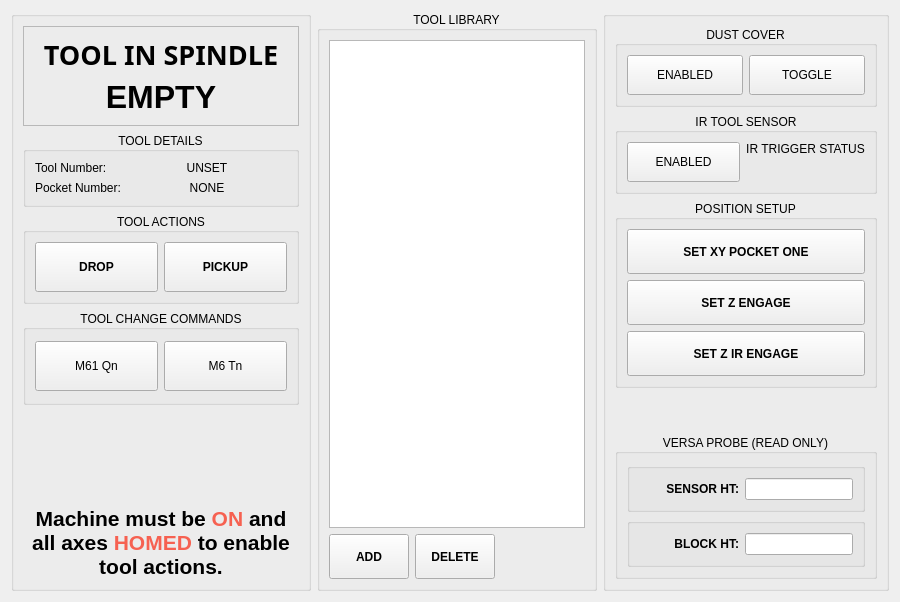
      <widget class="QWidget" name="tabToolChanger">
       <attribute name="title">
        <string>Tool Changer</string>
       </attribute>
       <layout class="QHBoxLayout" name="horizontalLayout">
        <item>
         <widget class="QGroupBox" name="gbToolStatus">
          <property name="sizePolicy">
           <sizepolicy hsizetype="Preferred" vsizetype="Preferred">
            <horstretch>0</horstretch>
            <verstretch>0</verstretch>
           </sizepolicy>
          </property>
          <property name="minimumSize">
           <size>
            <width>260</width>
            <height>0</height>
           </size>
          </property>
          <property name="maximumSize">
           <size>
            <width>300</width>
            <height>16777215</height>
           </size>
          </property>
          <property name="title">
           <string/>
          </property>
          <property name="alignment">
           <set>Qt::AlignCenter</set>
          </property>
          <layout class="QVBoxLayout" name="verticalLayout">
           <item>
            <widget class="QFrame" name="frameCurrentTool">
             <property name="sizePolicy">
              <sizepolicy hsizetype="Preferred" vsizetype="MinimumExpanding">
               <horstretch>0</horstretch>
               <verstretch>0</verstretch>
              </sizepolicy>
             </property>
             <property name="minimumSize">
              <size>
               <width>0</width>
               <height>100</height>
              </size>
             </property>
             <property name="font">
              <font>
               <pointsize>50</pointsize>
              </font>
             </property>
             <property name="frameShape">
              <enum>QFrame::StyledPanel</enum>
             </property>
             <property name="frameShadow">
              <enum>QFrame::Raised</enum>
             </property>
             <layout class="QVBoxLayout" name="verticalLayout_2">
              <item>
               <widget class="QLabel" name="lblToolInSpindle">
                <property name="sizePolicy">
                 <sizepolicy hsizetype="MinimumExpanding" vsizetype="MinimumExpanding">
                  <horstretch>0</horstretch>
                  <verstretch>0</verstretch>
                 </sizepolicy>
                </property>
                <property name="font">
                 <font>
                  <family>Sans Serif</family>
                  <pointsize>20</pointsize>
                  <weight>75</weight>
                  <bold>true</bold>
                 </font>
                </property>
                <property name="text">
                 <string>TOOL IN SPINDLE</string>
                </property>
                <property name="textFormat">
                 <enum>Qt::RichText</enum>
                </property>
                <property name="alignment">
                 <set>Qt::AlignCenter</set>
                </property>
               </widget>
              </item>
              <item>
               <widget class="QLabel" name="lblToolNoL">
                <property name="sizePolicy">
                 <sizepolicy hsizetype="MinimumExpanding" vsizetype="MinimumExpanding">
                  <horstretch>0</horstretch>
                  <verstretch>0</verstretch>
                 </sizepolicy>
                </property>
                <property name="font">
                 <font>
                  <pointsize>24</pointsize>
                  <weight>75</weight>
                  <bold>true</bold>
                 </font>
                </property>
                <property name="text">
                 <string>EMPTY</string>
                </property>
                <property name="textFormat">
                 <enum>Qt::RichText</enum>
                </property>
                <property name="alignment">
                 <set>Qt::AlignCenter</set>
                </property>
               </widget>
              </item>
             </layout>
            </widget>
           </item>
           <item>
            <widget class="QGroupBox" name="gbToolDetails">
             <property name="title">
              <string>TOOL DETAILS</string>
             </property>
             <property name="alignment">
              <set>Qt::AlignCenter</set>
             </property>
             <layout class="QFormLayout" name="formLayout">
              <item row="0" column="0">
               <widget class="QLabel" name="lblToolNumber">
                <property name="text">
                 <string>Tool Number:</string>
                </property>
               </widget>
              </item>
              <item row="0" column="1">
               <widget class="QLabel" name="lblToolNo">
                <property name="minimumSize">
                 <size>
                  <width>90</width>
                  <height>0</height>
                 </size>
                </property>
                <property name="text">
                 <string>UNSET</string>
                </property>
                <property name="alignment">
                 <set>Qt::AlignCenter</set>
                </property>
               </widget>
              </item>
              <item row="1" column="0">
               <widget class="QLabel" name="lblPocketNumber">
                <property name="text">
                 <string>Pocket Number:</string>
                </property>
               </widget>
              </item>
              <item row="1" column="1">
               <widget class="QLabel" name="lblToolPocket">
                <property name="text">
                 <string>NONE</string>
                </property>
                <property name="alignment">
                 <set>Qt::AlignCenter</set>
                </property>
               </widget>
              </item>
             </layout>
            </widget>
           </item>
           <item>
            <widget class="QGroupBox" name="gbToolActions">
             <property name="title">
              <string>TOOL ACTIONS</string>
             </property>
             <property name="alignment">
              <set>Qt::AlignCenter</set>
             </property>
             <layout class="QHBoxLayout" name="horizontalLayout_2">
              <item>
               <widget class="ActionButton" name="btnDropTool">
                <property name="minimumSize">
                 <size>
                  <width>0</width>
                  <height>50</height>
                 </size>
                </property>
                <property name="font">
                 <font>
                  <weight>75</weight>
                  <bold>true</bold>
                 </font>
                </property>
                <property name="text">
                 <string>DROP</string>
                </property>
                <property name="indicator_option" stdset="0">
                 <bool>false</bool>
                </property>
                <property name="shape_option" stdset="0">
                 <number>2</number>
                </property>
               </widget>
              </item>
              <item>
               <widget class="ActionButton" name="btnPickupTool">
                <property name="minimumSize">
                 <size>
                  <width>0</width>
                  <height>50</height>
                 </size>
                </property>
                <property name="font">
                 <font>
                  <weight>75</weight>
                  <bold>true</bold>
                 </font>
                </property>
                <property name="text">
                 <string>PICKUP</string>
                </property>
                <property name="indicator_option" stdset="0">
                 <bool>false</bool>
                </property>
                <property name="shape_option" stdset="0">
                 <number>2</number>
                </property>
               </widget>
              </item>
             </layout>
            </widget>
           </item>
           <item>
            <widget class="QGroupBox" name="gbAdvancedToolCommands">
             <property name="sizePolicy">
              <sizepolicy hsizetype="MinimumExpanding" vsizetype="MinimumExpanding">
               <horstretch>0</horstretch>
               <verstretch>0</verstretch>
              </sizepolicy>
             </property>
             <property name="title">
              <string>TOOL CHANGE COMMANDS</string>
             </property>
             <property name="alignment">
              <set>Qt::AlignCenter</set>
             </property>
             <layout class="QHBoxLayout" name="horizontalLayout_3">
              <item>
               <widget class="ActionButton" name="btnM61">
                <property name="sizePolicy">
                 <sizepolicy hsizetype="Preferred" vsizetype="Fixed">
                  <horstretch>0</horstretch>
                  <verstretch>0</verstretch>
                 </sizepolicy>
                </property>
                <property name="minimumSize">
                 <size>
                  <width>0</width>
                  <height>50</height>
                 </size>
                </property>
                <property name="text">
                 <string>M61 Qn</string>
                </property>
                <property name="indicator_option" stdset="0">
                 <bool>false</bool>
                </property>
                <property name="shape_option" stdset="0">
                 <number>2</number>
                </property>
               </widget>
              </item>
              <item>
               <widget class="ActionButton" name="btnM6tn">
                <property name="sizePolicy">
                 <sizepolicy hsizetype="Preferred" vsizetype="Fixed">
                  <horstretch>0</horstretch>
                  <verstretch>0</verstretch>
                 </sizepolicy>
                </property>
                <property name="minimumSize">
                 <size>
                  <width>0</width>
                  <height>50</height>
                 </size>
                </property>
                <property name="text">
                 <string>M6 Tn</string>
                </property>
                <property name="indicator_option" stdset="0">
                 <bool>false</bool>
                </property>
                <property name="shape_option" stdset="0">
                 <number>2</number>
                </property>
               </widget>
              </item>
             </layout>
            </widget>
           </item>
           <item>
            <spacer name="verticalSpacer">
             <property name="orientation">
              <enum>Qt::Vertical</enum>
             </property>
             <property name="sizeHint" stdset="0">
              <size>
               <width>20</width>
               <height>40</height>
              </size>
             </property>
            </spacer>
           </item>
           <item>
            <widget class="QLabel" name="lblMachineOnNotice">
             <property name="font">
              <font>
               <pointsize>50</pointsize>
               <weight>50</weight>
               <bold>false</bold>
              </font>
             </property>
             <property name="text">
              <string>&lt;html&gt;&lt;head/&gt;&lt;body&gt;&lt;p align=&quot;center&quot;&gt;&lt;span style=&quot; font-size:16pt; font-weight:600;&quot;&gt;Machine must be &lt;/span&gt;&lt;span style=&quot; font-size:16pt; font-weight:600; color:#f66151;&quot;&gt;ON&lt;/span&gt;&lt;span style=&quot; font-size:16pt; font-weight:600;&quot;&gt; and all axes &lt;/span&gt;&lt;span style=&quot; font-size:16pt; font-weight:600; color:#f66151;&quot;&gt;HOMED&lt;/span&gt;&lt;span style=&quot; font-size:16pt; font-weight:600;&quot;&gt; to enable tool actions.&lt;/span&gt;&lt;/p&gt;&lt;/body&gt;&lt;/html&gt;</string>
             </property>
             <property name="wordWrap">
              <bool>true</bool>
             </property>
            </widget>
           </item>
          </layout>
         </widget>
        </item>
        <item>
         <widget class="QGroupBox" name="gbToolLibrary">
          <property name="sizePolicy">
           <sizepolicy hsizetype="Expanding" vsizetype="Preferred">
            <horstretch>1</horstretch>
            <verstretch>0</verstretch>
           </sizepolicy>
          </property>
          <property name="title">
           <string>TOOL LIBRARY</string>
          </property>
          <property name="alignment">
           <set>Qt::AlignCenter</set>
          </property>
          <layout class="QVBoxLayout" name="verticalLayout_3">
           <item>
            <widget class="ToolOffsetView" name="tooloffsetview">
             <property name="sizePolicy">
              <sizepolicy hsizetype="Expanding" vsizetype="Expanding">
               <horstretch>0</horstretch>
               <verstretch>0</verstretch>
              </sizepolicy>
             </property>
            </widget>
           </item>
           <item>
            <layout class="QHBoxLayout" name="horizontalLayout_4">
             <item>
              <widget class="ActionButton" name="btnAdd">
               <property name="sizePolicy">
                <sizepolicy hsizetype="Preferred" vsizetype="Fixed">
                 <horstretch>0</horstretch>
                 <verstretch>0</verstretch>
                </sizepolicy>
               </property>
               <property name="minimumSize">
                <size>
                 <width>60</width>
                 <height>45</height>
                </size>
               </property>
               <property name="font">
                <font>
                 <weight>75</weight>
                 <bold>true</bold>
                </font>
               </property>
               <property name="text">
                <string>ADD</string>
               </property>
               <property name="indicator_option" stdset="0">
                <bool>false</bool>
               </property>
               <property name="shape_option" stdset="0">
                <number>2</number>
               </property>
              </widget>
             </item>
             <item>
              <widget class="ActionButton" name="btnDelete">
               <property name="sizePolicy">
                <sizepolicy hsizetype="Preferred" vsizetype="Fixed">
                 <horstretch>0</horstretch>
                 <verstretch>0</verstretch>
                </sizepolicy>
               </property>
               <property name="minimumSize">
                <size>
                 <width>60</width>
                 <height>45</height>
                </size>
               </property>
               <property name="font">
                <font>
                 <weight>75</weight>
                 <bold>true</bold>
                </font>
               </property>
               <property name="text">
                <string>DELETE</string>
               </property>
               <property name="indicator_option" stdset="0">
                <bool>false</bool>
               </property>
               <property name="shape_option" stdset="0">
                <number>2</number>
               </property>
              </widget>
             </item>
             <item>
              <spacer name="horizontalSpacer">
               <property name="orientation">
                <enum>Qt::Horizontal</enum>
               </property>
               <property name="sizeHint" stdset="0">
                <size>
                 <width>0</width>
                 <height>0</height>
                </size>
               </property>
              </spacer>
             </item>
            </layout>
           </item>
          </layout>
         </widget>
        </item>
        <item>
         <widget class="QGroupBox" name="gbATCSettings">
          <property name="sizePolicy">
           <sizepolicy hsizetype="Preferred" vsizetype="Preferred">
            <horstretch>0</horstretch>
            <verstretch>0</verstretch>
           </sizepolicy>
          </property>
          <property name="minimumSize">
           <size>
            <width>260</width>
            <height>0</height>
           </size>
          </property>
          <property name="maximumSize">
           <size>
            <width>300</width>
            <height>16777215</height>
           </size>
          </property>
          <property name="title">
           <string/>
          </property>
          <property name="alignment">
           <set>Qt::AlignCenter</set>
          </property>
          <layout class="QVBoxLayout" name="verticalLayout_4">
           <item>
            <widget class="QGroupBox" name="gbDustCover">
             <property name="title">
              <string>DUST COVER</string>
             </property>
             <property name="alignment">
              <set>Qt::AlignCenter</set>
             </property>
             <layout class="QHBoxLayout" name="horizontalLayout_5">
              <item>
               <widget class="ActionButton" name="btnCoverEnabled">
                <property name="minimumSize">
                 <size>
                  <width>0</width>
                  <height>40</height>
                 </size>
                </property>
                <property name="text">
                 <string>ENABLED</string>
                </property>
                <property name="checkable">
                 <bool>true</bool>
                </property>
                <property name="indicator_option" stdset="0">
                 <bool>true</bool>
                </property>
               </widget>
              </item>
              <item>
               <widget class="ActionButton" name="btnDustCoverToggle">
                <property name="minimumSize">
                 <size>
                  <width>0</width>
                  <height>40</height>
                 </size>
                </property>
                <property name="text">
                 <string>TOGGLE</string>
                </property>
                <property name="indicator_option" stdset="0">
                 <bool>false</bool>
                </property>
                <property name="shape_option" stdset="0">
                 <number>2</number>
                </property>
               </widget>
              </item>
             </layout>
            </widget>
           </item>
           <item>
            <widget class="QGroupBox" name="gbIRToolSensor">
             <property name="title">
              <string>IR TOOL SENSOR</string>
             </property>
             <property name="alignment">
              <set>Qt::AlignCenter</set>
             </property>
             <layout class="QHBoxLayout" name="horizontalLayout_6">
              <item>
               <widget class="ActionButton" name="btn_ir_enabled">
                <property name="sizePolicy">
                 <sizepolicy hsizetype="MinimumExpanding" vsizetype="Fixed">
                  <horstretch>0</horstretch>
                  <verstretch>0</verstretch>
                 </sizepolicy>
                </property>
                <property name="minimumSize">
                 <size>
                  <width>0</width>
                  <height>40</height>
                 </size>
                </property>
                <property name="text">
                 <string>ENABLED</string>
                </property>
                <property name="checkable">
                 <bool>true</bool>
                </property>
                <property name="indicator_option" stdset="0">
                 <bool>true</bool>
                </property>
               </widget>
              </item>
              <item>
               <layout class="QVBoxLayout" name="verticalLayout_5">
                <item>
                 <widget class="QLabel" name="lblIRTriggerStatus">
                  <property name="text">
                   <string>IR TRIGGER STATUS</string>
                  </property>
                  <property name="alignment">
                   <set>Qt::AlignCenter</set>
                  </property>
                  <property name="wordWrap">
                   <bool>true</bool>
                  </property>
                 </widget>
                </item>
                <item>
                 <layout class="QHBoxLayout" name="horizontalLayout_7">
                  <item>
                   <spacer name="horizontalSpacer_2">
                    <property name="orientation">
                     <enum>Qt::Horizontal</enum>
                    </property>
                    <property name="sizeHint" stdset="0">
                     <size>
                      <width>40</width>
                      <height>20</height>
                     </size>
                    </property>
                   </spacer>
                  </item>
                  <item>
                   <widget class="StateLED" name="ledIRTrigger">
                    <property name="minimumSize">
                     <size>
                      <width>20</width>
                      <height>20</height>
                     </size>
                    </property>
                    <property name="flashing" stdset="0">
                     <bool>false</bool>
                    </property>
                   </widget>
                  </item>
                  <item>
                   <spacer name="horizontalSpacer_3">
                    <property name="orientation">
                     <enum>Qt::Horizontal</enum>
                    </property>
                    <property name="sizeHint" stdset="0">
                     <size>
                      <width>40</width>
                      <height>20</height>
                     </size>
                    </property>
                   </spacer>
                  </item>
                 </layout>
                </item>
               </layout>
              </item>
             </layout>
            </widget>
           </item>
           <item>
            <widget class="QGroupBox" name="gbMacros">
             <property name="title">
              <string>POSITION SETUP</string>
             </property>
             <property name="alignment">
              <set>Qt::AlignCenter</set>
             </property>
             <layout class="QVBoxLayout" name="verticalLayout_6">
              <item>
               <widget class="QPushButton" name="btnSetXYPocketOne">
                <property name="minimumSize">
                 <size>
                  <width>0</width>
                  <height>45</height>
                 </size>
                </property>
                <property name="font">
                 <font>
                  <weight>75</weight>
                  <bold>true</bold>
                 </font>
                </property>
                <property name="text">
                 <string>SET XY POCKET ONE</string>
                </property>
               </widget>
              </item>
              <item>
               <widget class="QPushButton" name="btnSetZEngage">
                <property name="minimumSize">
                 <size>
                  <width>0</width>
                  <height>45</height>
                 </size>
                </property>
                <property name="font">
                 <font>
                  <weight>75</weight>
                  <bold>true</bold>
                 </font>
                </property>
                <property name="text">
                 <string>SET Z ENGAGE</string>
                </property>
               </widget>
              </item>
              <item>
               <widget class="QPushButton" name="btnSetZIREngage">
                <property name="minimumSize">
                 <size>
                  <width>0</width>
                  <height>45</height>
                 </size>
                </property>
                <property name="font">
                 <font>
                  <weight>75</weight>
                  <bold>true</bold>
                 </font>
                </property>
                <property name="text">
                 <string>SET Z IR ENGAGE</string>
                </property>
               </widget>
              </item>
             </layout>
            </widget>
           </item>
           <item>
            <spacer name="verticalSpacer_2">
             <property name="orientation">
              <enum>Qt::Vertical</enum>
             </property>
             <property name="sizeHint" stdset="0">
              <size>
               <width>20</width>
               <height>40</height>
              </size>
             </property>
            </spacer>
           </item>
           <item>
            <widget class="QGroupBox" name="gbVersaProbe">
             <property name="sizePolicy">
              <sizepolicy hsizetype="Preferred" vsizetype="Preferred">
               <horstretch>0</horstretch>
               <verstretch>0</verstretch>
              </sizepolicy>
             </property>
             <property name="minimumSize">
              <size>
               <width>260</width>
               <height>0</height>
              </size>
             </property>
             <property name="maximumSize">
              <size>
               <width>300</width>
               <height>16777215</height>
              </size>
             </property>
             <property name="title">
              <string>VERSA PROBE (READ ONLY)</string>
             </property>
             <property name="alignment">
              <set>Qt::AlignCenter</set>
             </property>
             <layout class="QVBoxLayout" name="verticalLayout_9">
              <item>
               <widget class="QGroupBox" name="gbDustCover_3">
                <property name="title">
                 <string/>
                </property>
                <property name="alignment">
                 <set>Qt::AlignCenter</set>
                </property>
                <layout class="QHBoxLayout" name="horizontalLayout_11">
                 <item>
                  <widget class="QLabel" name="lblNoPockets_3">
                   <property name="minimumSize">
                    <size>
                     <width>100</width>
                     <height>0</height>
                    </size>
                   </property>
                   <property name="font">
                    <font>
                     <weight>75</weight>
                     <bold>true</bold>
                    </font>
                   </property>
                   <property name="text">
                    <string>SENSOR HT:</string>
                   </property>
                   <property name="alignment">
                    <set>Qt::AlignRight|Qt::AlignTrailing|Qt::AlignVCenter</set>
                   </property>
                   <property name="wordWrap">
                    <bool>true</bool>
                   </property>
                  </widget>
                 </item>
                 <item>
                  <widget class="QLineEdit" name="leSensorHT">
                   <property name="alignment">
                    <set>Qt::AlignCenter</set>
                   </property>
                  </widget>
                 </item>
                </layout>
               </widget>
              </item>
              <item>
               <widget class="QGroupBox" name="gbDustCover_2">
                <property name="title">
                 <string/>
                </property>
                <property name="alignment">
                 <set>Qt::AlignCenter</set>
                </property>
                <layout class="QHBoxLayout" name="horizontalLayout_10">
                 <item>
                  <widget class="QLabel" name="lblNoPockets_2">
                   <property name="minimumSize">
                    <size>
                     <width>100</width>
                     <height>0</height>
                    </size>
                   </property>
                   <property name="font">
                    <font>
                     <weight>75</weight>
                     <bold>true</bold>
                    </font>
                   </property>
                   <property name="text">
                    <string>BLOCK HT:</string>
                   </property>
                   <property name="alignment">
                    <set>Qt::AlignRight|Qt::AlignTrailing|Qt::AlignVCenter</set>
                   </property>
                   <property name="wordWrap">
                    <bool>true</bool>
                   </property>
                  </widget>
                 </item>
                 <item>
                  <widget class="QLineEdit" name="leBlockHT">
                   <property name="alignment">
                    <set>Qt::AlignCenter</set>
                   </property>
                  </widget>
                 </item>
                </layout>
               </widget>
              </item>
             </layout>
            </widget>
           </item>
          </layout>
         </widget>
        </item>
       </layout>
      </widget>
